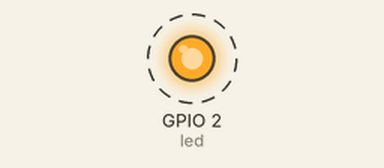
This sketch was run on a simulated ESP32. On the bench: output pins drawn as LEDs (lit = HIGH). Dashed ring = blinking.

Above: at 0.05 s.
Timing chart, 0 to 3.0 s (numbered marks = the images above):
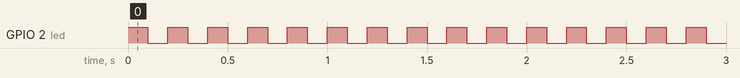

The sketch:

createTask2.ino
```cpp
/*author:Pranathi
date:26/08/25
topic:creating tasks 2*/
#if CONFIG_FREERTOS_UNICORE
static const BaseType_t app_cpu=0;
#else
static const BaseType_t app_cpu=1;
#endif
static const int led=2;
void toggleLED(void *parameter){
  while(1){
    digitalWrite(led,HIGH);
    vTaskDelay(100 / portTICK_PERIOD_MS);
    digitalWrite(led,LOW);
    vTaskDelay(100 / portTICK_PERIOD_MS);
  }
}
void toggleLED2(void *parameter){
  while(1){
    digitalWrite(led,HIGH);
    vTaskDelay(2000 / portTICK_PERIOD_MS);
    digitalWrite(led,LOW);
    vTaskDelay(2000 / portTICK_PERIOD_MS);
  }
}
void setup() {
  // put your setup code here, to run once:
  pinMode(led,OUTPUT);
  xTaskCreatePinnedToCore(
    toggleLED,
    "Toggle Led",
    1024,
    NULL,
    1,
    NULL,
    app_cpu);
    xTaskCreatePinnedToCore(
    toggleLED2,
    "Toggle Led 2",
    1024,
    NULL,
    2,
    NULL,
    app_cpu);
}

void loop() {
  // put your main code here, to run repeatedly:

}
```

Measured:
- by itself, GPIO 2 (led): alternates HIGH for 0.10 s and LOW for 0.10 s
